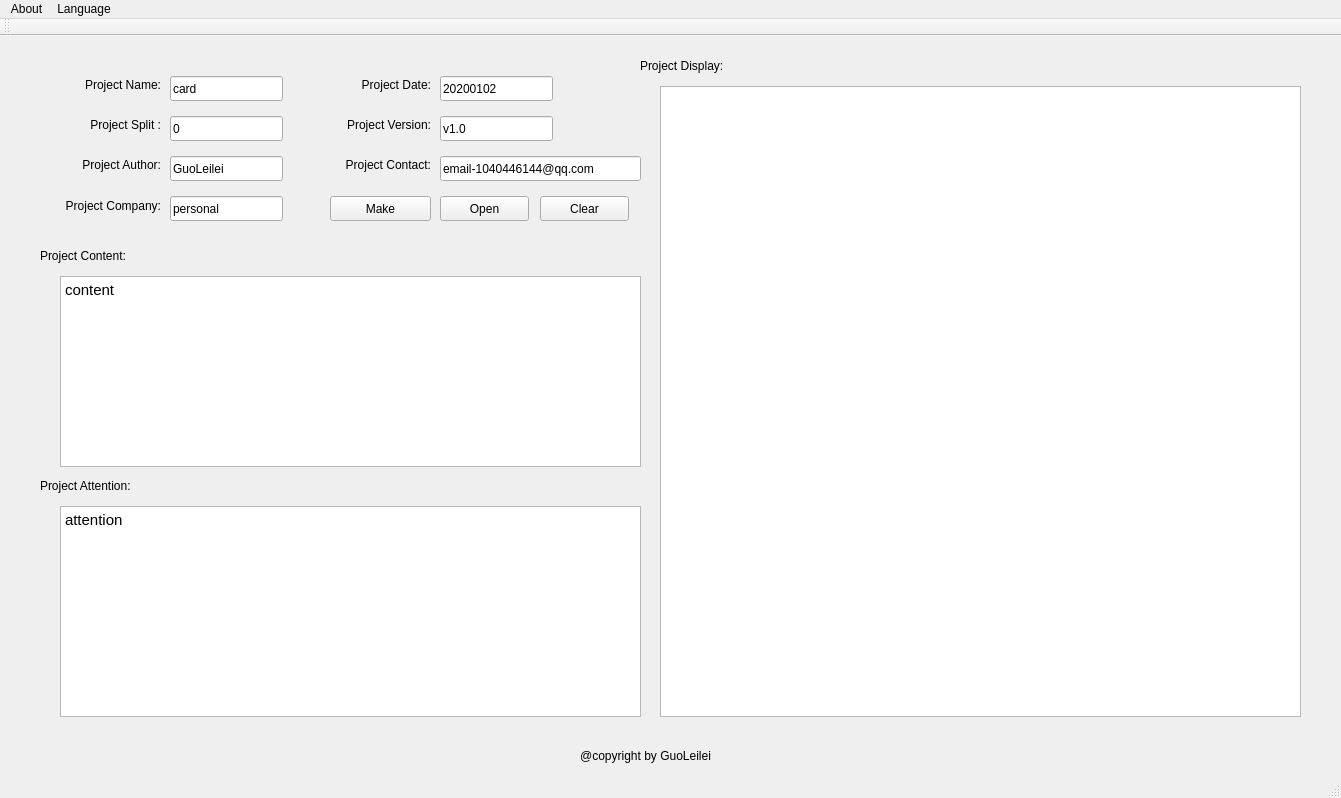
<?xml version="1.0" encoding="UTF-8"?>
<ui version="4.0">
 <class>QCard</class>
 <widget class="QMainWindow" name="QCard">
  <property name="geometry">
   <rect>
    <x>0</x>
    <y>0</y>
    <width>1341</width>
    <height>798</height>
   </rect>
  </property>
  <property name="windowTitle">
   <string>QCard</string>
  </property>
  <widget class="QWidget" name="centralWidget">
   <widget class="QLabel" name="label_name">
    <property name="geometry">
     <rect>
      <x>50</x>
      <y>40</y>
      <width>111</width>
      <height>17</height>
     </rect>
    </property>
    <property name="text">
     <string>Project Name:</string>
    </property>
    <property name="alignment">
     <set>Qt::AlignRight|Qt::AlignTrailing|Qt::AlignVCenter</set>
    </property>
   </widget>
   <widget class="QLineEdit" name="lineEdit_name">
    <property name="geometry">
     <rect>
      <x>170</x>
      <y>40</y>
      <width>113</width>
      <height>25</height>
     </rect>
    </property>
    <property name="text">
     <string>card</string>
    </property>
   </widget>
   <widget class="QLineEdit" name="lineEdit_split">
    <property name="geometry">
     <rect>
      <x>170</x>
      <y>80</y>
      <width>113</width>
      <height>25</height>
     </rect>
    </property>
    <property name="text">
     <string>0</string>
    </property>
   </widget>
   <widget class="QLabel" name="label_split">
    <property name="geometry">
     <rect>
      <x>50</x>
      <y>80</y>
      <width>111</width>
      <height>17</height>
     </rect>
    </property>
    <property name="text">
     <string>Project Split :</string>
    </property>
    <property name="alignment">
     <set>Qt::AlignRight|Qt::AlignTrailing|Qt::AlignVCenter</set>
    </property>
   </widget>
   <widget class="QLineEdit" name="lineEdit_author">
    <property name="geometry">
     <rect>
      <x>170</x>
      <y>120</y>
      <width>113</width>
      <height>25</height>
     </rect>
    </property>
    <property name="text">
     <string>GuoLeilei</string>
    </property>
   </widget>
   <widget class="QLabel" name="label_author">
    <property name="geometry">
     <rect>
      <x>50</x>
      <y>120</y>
      <width>111</width>
      <height>17</height>
     </rect>
    </property>
    <property name="text">
     <string>Project Author:</string>
    </property>
    <property name="alignment">
     <set>Qt::AlignRight|Qt::AlignTrailing|Qt::AlignVCenter</set>
    </property>
   </widget>
   <widget class="QLineEdit" name="lineEdit_company">
    <property name="geometry">
     <rect>
      <x>170</x>
      <y>160</y>
      <width>113</width>
      <height>25</height>
     </rect>
    </property>
    <property name="text">
     <string>personal</string>
    </property>
   </widget>
   <widget class="QLabel" name="label_company">
    <property name="geometry">
     <rect>
      <x>40</x>
      <y>160</y>
      <width>121</width>
      <height>20</height>
     </rect>
    </property>
    <property name="text">
     <string>Project Company:</string>
    </property>
    <property name="alignment">
     <set>Qt::AlignRight|Qt::AlignTrailing|Qt::AlignVCenter</set>
    </property>
   </widget>
   <widget class="QLabel" name="label_date">
    <property name="geometry">
     <rect>
      <x>320</x>
      <y>40</y>
      <width>111</width>
      <height>17</height>
     </rect>
    </property>
    <property name="text">
     <string>Project Date:</string>
    </property>
    <property name="alignment">
     <set>Qt::AlignRight|Qt::AlignTrailing|Qt::AlignVCenter</set>
    </property>
   </widget>
   <widget class="QLineEdit" name="lineEdit_date">
    <property name="geometry">
     <rect>
      <x>440</x>
      <y>40</y>
      <width>113</width>
      <height>25</height>
     </rect>
    </property>
    <property name="text">
     <string>20200102</string>
    </property>
   </widget>
   <widget class="QLabel" name="label_version">
    <property name="geometry">
     <rect>
      <x>320</x>
      <y>80</y>
      <width>111</width>
      <height>17</height>
     </rect>
    </property>
    <property name="text">
     <string>Project Version:</string>
    </property>
    <property name="alignment">
     <set>Qt::AlignRight|Qt::AlignTrailing|Qt::AlignVCenter</set>
    </property>
   </widget>
   <widget class="QLineEdit" name="lineEdit_version">
    <property name="geometry">
     <rect>
      <x>440</x>
      <y>80</y>
      <width>113</width>
      <height>25</height>
     </rect>
    </property>
    <property name="text">
     <string>v1.0</string>
    </property>
   </widget>
   <widget class="QLabel" name="label_contanct">
    <property name="geometry">
     <rect>
      <x>320</x>
      <y>120</y>
      <width>111</width>
      <height>17</height>
     </rect>
    </property>
    <property name="text">
     <string>Project Contact:</string>
    </property>
    <property name="alignment">
     <set>Qt::AlignRight|Qt::AlignTrailing|Qt::AlignVCenter</set>
    </property>
   </widget>
   <widget class="QLineEdit" name="lineEdit_contact">
    <property name="geometry">
     <rect>
      <x>440</x>
      <y>120</y>
      <width>201</width>
      <height>25</height>
     </rect>
    </property>
    <property name="text">
     <string>email-1040446144@qq.com</string>
    </property>
   </widget>
   <widget class="QLabel" name="label_content">
    <property name="geometry">
     <rect>
      <x>40</x>
      <y>210</y>
      <width>121</width>
      <height>20</height>
     </rect>
    </property>
    <property name="text">
     <string>Project Content:</string>
    </property>
   </widget>
   <widget class="QTextEdit" name="textEdit_content">
    <property name="geometry">
     <rect>
      <x>60</x>
      <y>240</y>
      <width>581</width>
      <height>191</height>
     </rect>
    </property>
    <property name="html">
     <string>&lt;!DOCTYPE HTML PUBLIC &quot;-//W3C//DTD HTML 4.0//EN&quot; &quot;http://www.w3.org/TR/REC-html40/strict.dtd&quot;&gt;
&lt;html&gt;&lt;head&gt;&lt;meta name=&quot;qrichtext&quot; content=&quot;1&quot; /&gt;&lt;style type=&quot;text/css&quot;&gt;
p, li { white-space: pre-wrap; }
&lt;/style&gt;&lt;/head&gt;&lt;body style=&quot; font-family:'Sans'; font-size:10pt; font-weight:400; font-style:normal;&quot;&gt;
&lt;p style=&quot; margin-top:0px; margin-bottom:0px; margin-left:0px; margin-right:0px; -qt-block-indent:0; text-indent:0px;&quot;&gt;&lt;span style=&quot; font-family:'Ubuntu'; font-size:11pt;&quot;&gt;content&lt;/span&gt;&lt;/p&gt;&lt;/body&gt;&lt;/html&gt;</string>
    </property>
   </widget>
   <widget class="QLabel" name="label_attention">
    <property name="geometry">
     <rect>
      <x>40</x>
      <y>440</y>
      <width>121</width>
      <height>20</height>
     </rect>
    </property>
    <property name="text">
     <string>Project Attention:</string>
    </property>
   </widget>
   <widget class="QTextEdit" name="textEdit_attention">
    <property name="geometry">
     <rect>
      <x>60</x>
      <y>470</y>
      <width>581</width>
      <height>211</height>
     </rect>
    </property>
    <property name="html">
     <string>&lt;!DOCTYPE HTML PUBLIC &quot;-//W3C//DTD HTML 4.0//EN&quot; &quot;http://www.w3.org/TR/REC-html40/strict.dtd&quot;&gt;
&lt;html&gt;&lt;head&gt;&lt;meta name=&quot;qrichtext&quot; content=&quot;1&quot; /&gt;&lt;style type=&quot;text/css&quot;&gt;
p, li { white-space: pre-wrap; }
&lt;/style&gt;&lt;/head&gt;&lt;body style=&quot; font-family:'Sans'; font-size:10pt; font-weight:400; font-style:normal;&quot;&gt;
&lt;p style=&quot; margin-top:0px; margin-bottom:0px; margin-left:0px; margin-right:0px; -qt-block-indent:0; text-indent:0px;&quot;&gt;&lt;span style=&quot; font-family:'Ubuntu'; font-size:11pt;&quot;&gt;attention&lt;/span&gt;&lt;/p&gt;&lt;/body&gt;&lt;/html&gt;</string>
    </property>
   </widget>
   <widget class="QLabel" name="label_display">
    <property name="geometry">
     <rect>
      <x>640</x>
      <y>20</y>
      <width>121</width>
      <height>20</height>
     </rect>
    </property>
    <property name="text">
     <string>Project Display:</string>
    </property>
   </widget>
   <widget class="QTextEdit" name="textEdit_display">
    <property name="geometry">
     <rect>
      <x>660</x>
      <y>50</y>
      <width>641</width>
      <height>631</height>
     </rect>
    </property>
    <property name="font">
     <font>
      <family>宋体</family>
      <pointsize>10</pointsize>
      <kerning>false</kerning>
     </font>
    </property>
   </widget>
   <widget class="QLabel" name="label_copyright">
    <property name="geometry">
     <rect>
      <x>540</x>
      <y>710</y>
      <width>211</width>
      <height>20</height>
     </rect>
    </property>
    <property name="text">
     <string>@copyright by GuoLeilei</string>
    </property>
    <property name="alignment">
     <set>Qt::AlignCenter</set>
    </property>
   </widget>
   <widget class="QPushButton" name="pBtn_make">
    <property name="geometry">
     <rect>
      <x>330</x>
      <y>160</y>
      <width>101</width>
      <height>25</height>
     </rect>
    </property>
    <property name="text">
     <string>Make</string>
    </property>
   </widget>
   <widget class="QPushButton" name="pBtn_open">
    <property name="geometry">
     <rect>
      <x>440</x>
      <y>160</y>
      <width>89</width>
      <height>25</height>
     </rect>
    </property>
    <property name="text">
     <string>Open</string>
    </property>
   </widget>
   <widget class="QPushButton" name="pBtn_clear">
    <property name="geometry">
     <rect>
      <x>540</x>
      <y>160</y>
      <width>89</width>
      <height>25</height>
     </rect>
    </property>
    <property name="text">
     <string>Clear</string>
    </property>
   </widget>
  </widget>
  <widget class="QMenuBar" name="menuBar">
   <property name="geometry">
    <rect>
     <x>0</x>
     <y>0</y>
     <width>1341</width>
     <height>19</height>
    </rect>
   </property>
   <widget class="QMenu" name="menuAbout">
    <property name="title">
     <string>About</string>
    </property>
    <addaction name="actionAbout_me"/>
    <addaction name="actionMy_blog"/>
   </widget>
   <widget class="QMenu" name="menuLanguage">
    <property name="title">
     <string>Language</string>
    </property>
    <addaction name="actionChinese"/>
    <addaction name="actionEnglish"/>
   </widget>
   <addaction name="menuAbout"/>
   <addaction name="menuLanguage"/>
  </widget>
  <widget class="QToolBar" name="mainToolBar">
   <attribute name="toolBarArea">
    <enum>TopToolBarArea</enum>
   </attribute>
   <attribute name="toolBarBreak">
    <bool>false</bool>
   </attribute>
  </widget>
  <widget class="QStatusBar" name="statusBar"/>
  <action name="actionAbout_me">
   <property name="text">
    <string>About me</string>
   </property>
  </action>
  <action name="actionChinese">
   <property name="text">
    <string>Chinese</string>
   </property>
  </action>
  <action name="actionEnglish">
   <property name="text">
    <string>English</string>
   </property>
  </action>
  <action name="actionMy_blog">
   <property name="text">
    <string>My blog</string>
   </property>
  </action>
 </widget>
 <layoutdefault spacing="6" margin="11"/>
 <resources/>
 <connections/>
</ui>
